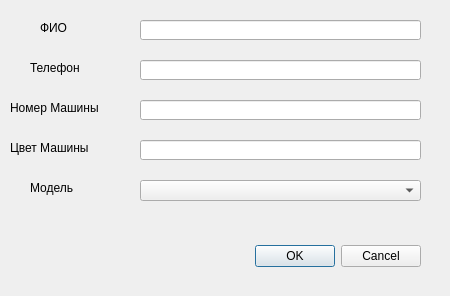
<?xml version="1.0" encoding="UTF-8"?>
<ui version="4.0">
 <class>AddTaxistDialog</class>
 <widget class="QDialog" name="AddTaxistDialog">
  <property name="geometry">
   <rect>
    <x>0</x>
    <y>0</y>
    <width>450</width>
    <height>296</height>
   </rect>
  </property>
  <property name="windowTitle">
   <string>Dialog</string>
  </property>
  <widget class="QDialogButtonBox" name="buttonBox">
   <property name="geometry">
    <rect>
     <x>220</x>
     <y>240</y>
     <width>201</width>
     <height>32</height>
    </rect>
   </property>
   <property name="orientation">
    <enum>Qt::Horizontal</enum>
   </property>
   <property name="standardButtons">
    <set>QDialogButtonBox::Cancel|QDialogButtonBox::Ok</set>
   </property>
  </widget>
  <widget class="QLabel" name="label_2">
   <property name="geometry">
    <rect>
     <x>30</x>
     <y>60</y>
     <width>101</width>
     <height>16</height>
    </rect>
   </property>
   <property name="text">
    <string>Телефон</string>
   </property>
  </widget>
  <widget class="QLabel" name="label_4">
   <property name="geometry">
    <rect>
     <x>10</x>
     <y>140</y>
     <width>101</width>
     <height>16</height>
    </rect>
   </property>
   <property name="text">
    <string>Цвет Машины</string>
   </property>
  </widget>
  <widget class="QLabel" name="label_5">
   <property name="geometry">
    <rect>
     <x>30</x>
     <y>180</y>
     <width>101</width>
     <height>16</height>
    </rect>
   </property>
   <property name="text">
    <string>Модель</string>
   </property>
  </widget>
  <widget class="QLabel" name="label_3">
   <property name="geometry">
    <rect>
     <x>10</x>
     <y>100</y>
     <width>101</width>
     <height>16</height>
    </rect>
   </property>
   <property name="text">
    <string>Номер Машины</string>
   </property>
  </widget>
  <widget class="QLabel" name="label">
   <property name="geometry">
    <rect>
     <x>40</x>
     <y>20</y>
     <width>101</width>
     <height>16</height>
    </rect>
   </property>
   <property name="text">
    <string>ФИО</string>
   </property>
  </widget>
  <widget class="QComboBox" name="comboBoxModel">
   <property name="geometry">
    <rect>
     <x>140</x>
     <y>180</y>
     <width>281</width>
     <height>21</height>
    </rect>
   </property>
  </widget>
  <widget class="QLineEdit" name="lineEditFIO">
   <property name="geometry">
    <rect>
     <x>140</x>
     <y>20</y>
     <width>281</width>
     <height>20</height>
    </rect>
   </property>
  </widget>
  <widget class="QLineEdit" name="lineEditPhone">
   <property name="geometry">
    <rect>
     <x>140</x>
     <y>60</y>
     <width>281</width>
     <height>20</height>
    </rect>
   </property>
  </widget>
  <widget class="QLineEdit" name="lineEditNumber">
   <property name="geometry">
    <rect>
     <x>140</x>
     <y>100</y>
     <width>281</width>
     <height>20</height>
    </rect>
   </property>
  </widget>
  <widget class="QLineEdit" name="lineEditColor">
   <property name="geometry">
    <rect>
     <x>140</x>
     <y>140</y>
     <width>281</width>
     <height>20</height>
    </rect>
   </property>
  </widget>
 </widget>
 <resources/>
 <connections>
  <connection>
   <sender>buttonBox</sender>
   <signal>accepted()</signal>
   <receiver>AddTaxistDialog</receiver>
   <slot>accept()</slot>
   <hints>
    <hint type="sourcelabel">
     <x>248</x>
     <y>254</y>
    </hint>
    <hint type="destinationlabel">
     <x>157</x>
     <y>274</y>
    </hint>
   </hints>
  </connection>
  <connection>
   <sender>buttonBox</sender>
   <signal>rejected()</signal>
   <receiver>AddTaxistDialog</receiver>
   <slot>reject()</slot>
   <hints>
    <hint type="sourcelabel">
     <x>316</x>
     <y>260</y>
    </hint>
    <hint type="destinationlabel">
     <x>286</x>
     <y>274</y>
    </hint>
   </hints>
  </connection>
 </connections>
</ui>
